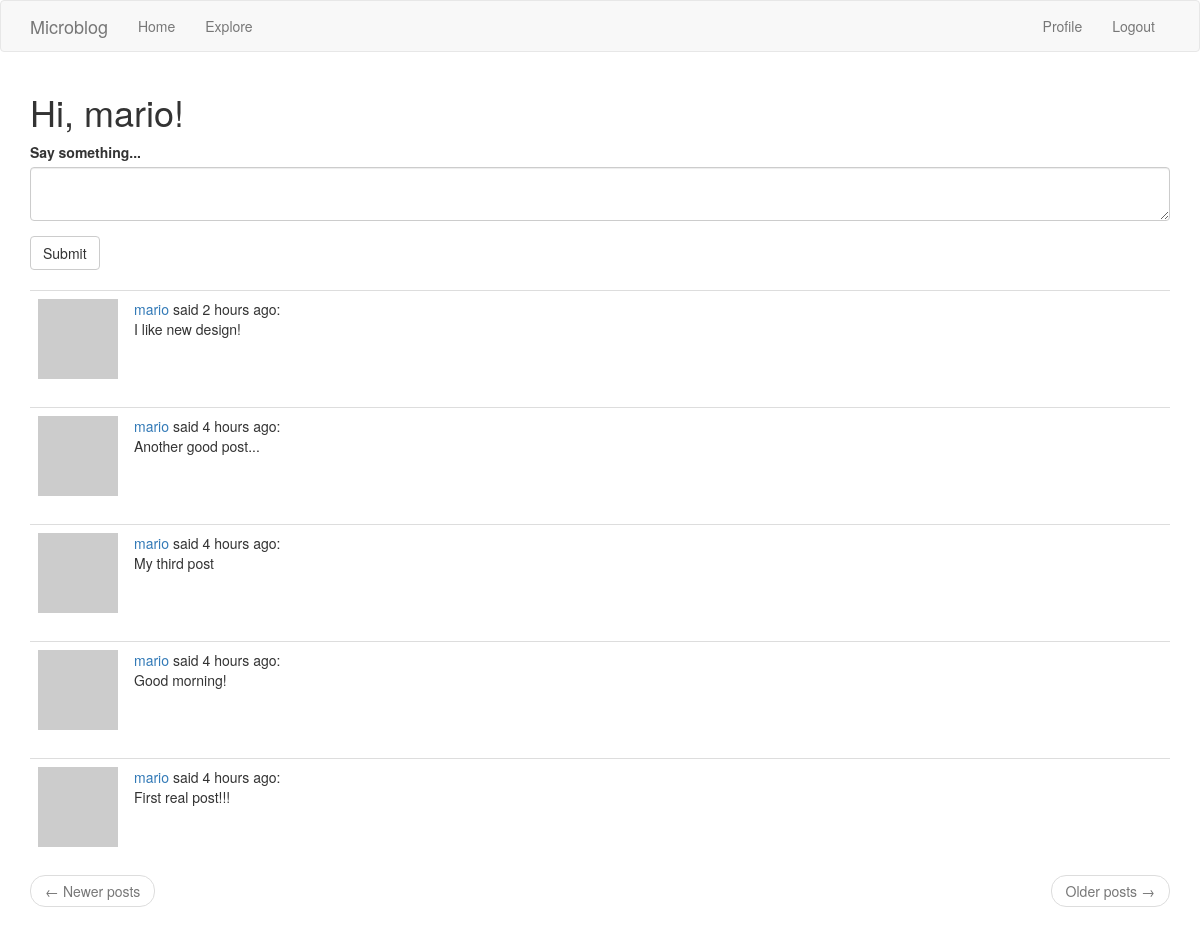
The page /index (signed in) on the database its author committed.
### app/models.py (models this page shows, shortened)
class User(UserMixin, db.Model):
    id = db.Column(db.Integer, primary_key=True)
    username = db.Column(db.String(64), index=True, unique=True)
    email = db.Column(db.String(120), index=True, unique=True)
    password_hash = db.Column(db.String(128))
    about_me = db.Column(db.String(140))
    last_seen = db.Column(db.DateTime, default=dt.datetime.utcnow)
    posts = db.relationship("Post", backref="author", lazy="dynamic")
    followed = db.relationship(
        "User",
        secondary=followers,
        primaryjoin=(followers.c.follower_id == id),
        secondaryjoin=(followers.c.followed_id == id),
        backref=db.backref("followers", lazy="dynamic"),
        lazy="dynamic",
    )
    def avatar(self, size):
        digest = md5(self.email.lower().encode("utf-8")).hexdigest()
        return "https://www.gravatar.com/avatar/{}?d=identicon&s={}".format(
            digest, size
        )
    def followed_posts(self):
        followed = Post.query.join(
            followers, (followers.c.followed_id == Post.user_id)
        ).filter(followers.c.follower_id == self.id)
        own = Post.query.filter_by(user_id=self.id)
        return followed.union(own).order_by(Post.timestamp.desc())

class Post(db.Model):
    id = db.Column(db.Integer, primary_key=True)
    body = db.Column(db.String(140))
    timestamp = db.Column(db.DateTime, index=True, default=dt.datetime.utcnow)
    user_id = db.Column(db.Integer, db.ForeignKey("user.id"), index=True)

### app/routes.py (the view)
@app.route("/", methods=["GET", "POST"])
@app.route("/index", methods=["GET", "POST"])
@login_required
def index():
    form = PostForm()
    if form.validate_on_submit():
        post = Post(body=form.post.data, author=current_user)
        db.session.add(post)
        db.session.commit()
        flash(_("Your post is now live!"))
        return redirect(url_for("index"))
    page = request.args.get("page", 1, type=int)
    posts = current_user.followed_posts().paginate(
        page, app.config["POSTS_PER_PAGE"], False
    )
    next_url = url_for("index", page=posts.next_num) if posts.has_next else None
    prev_url = url_for("index", page=posts.prev_num) if posts.has_prev else None
    return render_template(
        "index.html",
        title="Home",
        posts=posts.items,
        form=form,
        next_url=next_url,
        prev_url=prev_url,
    )

### app/forms.py
class PostForm(FlaskForm):
    post = TextAreaField(
        "Say something...", validators=[DataRequired(), Length(min=1, max=140)]
    )
    submit = SubmitField("Submit")

### app/models.py (called while the page is built)
@login_manager.user_loader
def load_user(id):
    return User.query.get(int(id))

### app/routes.py (called while the page is built)
@app.before_request
def before_request():
    if current_user.is_authenticated:
        current_user.last_seen = dt.datetime.utcnow()
        db.session.commit()
    g.locale = str(get_locale())

### app/templates/index.html
{% extends "base.html" %}
{% import 'bootstrap/wtf.html' as wtf %}
{% block app_content %}
    <h1>{{ _("Hi, %(username)s!", username=current_user.username) }}</h1>
    {% if form %}
        {{ wtf.quick_form(form) }}
        <br>
    {% endif %}
    {% for post in posts %}
        {% include '_post.html' %}
    {% endfor %}
    <nav aria-label="...">
        <ul class="pager">
            <li class="previous{% if not prev_url %} disabled{% endif %}">
                <a href="{{ prev_url or '#' }}">
                    <span aria-hidden="true">&larr;</span> Newer posts
                </a>
            </li>
            <li class="next{% if not next_url %} disabled{% endif %}">
                <a href="{{ next_url or '#' }}">
                    Older posts <span aria-hidden="true">&rarr;</span>
                </a>
            </li>
        </ul>
    </nav>
{% endblock %}

### app/templates/_post.html (shortened to what this page needs)
<table class="table table-hover">
    <tr>
        <td width="70px">
            <a href="{{ url_for('user', username=post.author.username) }}">
                <img src="{{ post.author.avatar(70) }}" />
            </a>
        </td>
        <td>
            {{ _('%(username)s said %(when)s', username=user_link, when=moment(post.timestamp).fromNow()) }}:
            <br>
            {{ post.body }}
        </td>
    </tr>
</table>

### rows shown on the page
Post: body "I like new design!"
Post: body "Another good post..."
Post: body "My third post"
Post: body "Good morning!"
Post: body "First real post!!!"
